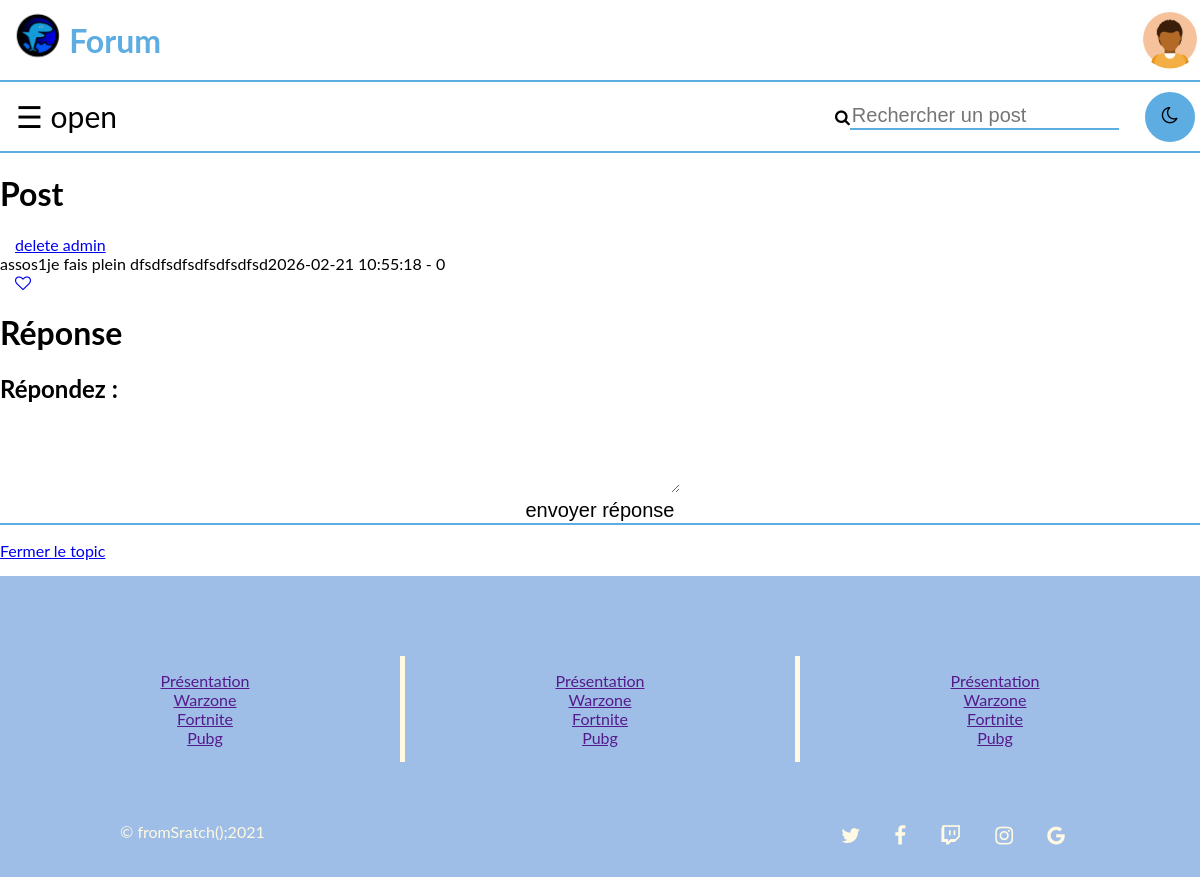
The page /index.php?p=voirpost&id=4 (signed in) on the database its author committed.
### tables this page shows
CREATE TABLE `post` (
  `id` bigint(20) NOT NULL,
  `titre` varchar(70) NOT NULL,
  `contenu` longtext NOT NULL,
  `id_utilisateur` bigint(20) NOT NULL,
  `date_publication` timestamp NOT NULL DEFAULT current_timestamp(),
  `isclosed` int(1) NOT NULL,
  `categorie` int(4) NOT NULL,
  `nb_mess` int(255) NOT NULL,
  `nb_like` int(255) NOT NULL
);

CREATE TABLE `utilisateur` (
  `id` bigint(20) NOT NULL,
  `surname` varchar(30) NOT NULL,
  `name` varchar(30) NOT NULL,
  `username` varchar(40) NOT NULL,
  `mail` varchar(150) NOT NULL,
  `password` varchar(100) NOT NULL,
  `birthday` date NOT NULL,
  `avatar` text NOT NULL,
  `id_droit` int(11) NOT NULL,
  `date_deban` timestamp NOT NULL DEFAULT current_timestamp()
);

### controlers/voirpost.php (called while the page is built, shortened)
<?php
	$id_post = $_GET['id'];
	require 'models/function_post.php';
	require 'view/header_index.php';
	$post = affiche_post($bdd,$id_post);
	require 'view/main_post.php';
	require 'view/footer_index.php';
?>

### models/function_post.php (called while the page is built, shortened)
<?php
function affiche_post($bdd,$id_post){
	$reponse = $bdd->prepare('SELECT uti.username, uti.avatar ,po.titre, po.isclosed, po.contenu, po.date_publication, po.isclosed, po.id, po.id_utilisateur, po.nb_like from post as po inner join utilisateur as uti on uti.id = po.id_utilisateur where po.id = ?');
		$reponse->execute(array($id_post));
		$result = $reponse->fetchAll();
		return $result;
}
?>

### view/main_post.php (the view, shortened to what this page needs)
	<h1> Post </h2>
	<div>
		<?php
			foreach ($post as $value) {
				if(isset($_SESSION['id'])){
					if ($_SESSION['id']== $value['id_utilisateur']){
					  echo '<a style="padding-left:15px;" href=index.php?p=delete&id='.$value['id'].'>delete</a><br>';
				  }
					  else if( $_SESSION['id_droit'] == 2 ){
						  echo '<a style="padding-left:15px;" href=index.php?p=delete&id='.$value['id'].'>delete admin</a><br>';
					  }
				  }
				echo $value['username'], $value['titre'],$value['contenu'],$value['date_publication'].' - '. $value['nb_like'].'<br>';
				if(isset($_SESSION['like'])){
					if ($_SESSION['like'] == 0){
						echo '<a style="padding-left:15px;" href=index.php?p=nblike&id='.$value['id'].'><div class="fa fa-heart-o"></div></a><br>';
					}
				}
			}
		?>
	</div>
	<h1> Réponse </h1>
		<?php
		if (isset($_SESSION['id'])){
			if($post[0]['isclosed'] == 1){
		?>
			<p>Le Post est clos</p>
			<?php
				 if($id_droit == 2){
			?>
					<p><a href="index.php?p=a_statut_post&id_post=<?php echo $post[0]['id'];?>&action=ouvrir">Reouvrir le topic</a></p>
			<?php
				}
				}else{
			?>
			<h2> Répondez : </h2>
			<form action="index.php?p=a_create_comm&id=<?php echo $id_post;?>" method="post">
				<textarea id="editor" name="message" minlength="20" placeholder='votre réponse'>
				</textarea>
				<input class="form_input" type="submit" id='submit' value='envoyer réponse'>
			</form>
		<?php
			if($id_droit == 2){ ?>
				<p><a href="index.php?p=a_statut_post&id_post=<?php echo $post[0]['id'];?>&action=fermer">Fermer le topic</a></p>
		<?php } } } ?>
</main>

### CSS/style_clair.css (style rules this page uses)
html { margin: 0; height: 100%; }
body { background-color: white; margin: 0; height: 100%; font-family: "Lato", sans-serif; transition: background-color .5s; }
input[type=text], input[type=email], input[type=password], input[type=submit], input[type=search] { border: none; border-bottom: 2px solid rgb(93, 173, 226); background-color: white; width: 100%; font-size: 20px; }
footer input, textarea, button { border: none; width: 55%; padding: 12px 10px; margin: 2px 0; font-size: 1.2em; font-family: 'Advent pro', sans-serif; border-radius: 8px; }

### rows shown on the page
post: id_utilisateur.username "assos1", titre "je fais plein", contenu "dfsdfsdfsdfsdfsdfsd", date_publication "2026-02-21 10:55:18", nb_like "0"
